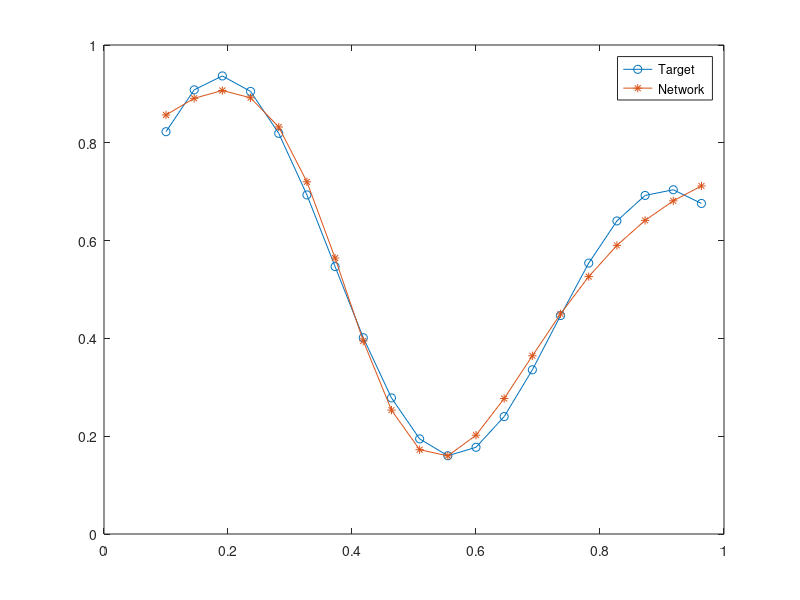

Write the MATLAB code that produced this figure.
clear; clc; close all;
x = 0.1:1/22:1;
target = (1 + 0.6*sin(2*pi*x/0.7) + 0.3*sin(2*pi*x)) / 2;
epoch = 10000;
eta = 0.1;

% Hidden layer.
w11_1 = rand(1);
b1_1 = 0;
w21_1 = rand(1);
w31_1 = rand(1);
w41_1 = rand(1);
b2_1 = 0;
b3_1 = 0;
b4_1 = 0;
% Output layer.
w11_2 = rand(1);
w21_2 = rand(1);
w31_2 = rand(1);
w41_2 = rand(1);
b1_2 = 0;
for j = 1:epoch
    for i = 1:length(x)
        % Forward pass.
        v1_1 = x(i)*w11_1 + b1_1;
        y1_1 = tanh(v1_1);
        v2_1 = x(i)*w21_1 + b2_1;
        v3_1 = x(i)*w31_1 + b3_1;
        v4_1 = x(i)*w41_1 + b4_1;
        y2_1 = tanh(v2_1);
        y3_1 = tanh(v3_1);
        y4_1 = tanh(v4_1);
        v1_2 = y1_1*w11_2 + y2_1*w21_2 + y3_1*w31_2 + y4_1*w41_2 + b1_2;
        y1_2 = v1_2;
        % Output error.
        e = target(i) - y1_2;

        % Calculate all deltas before updating weights.
        delta1_2 = e;
        delta1_1 = (1 - y1_1^2)*delta1_2*w11_2;
        delta2_1 = (1 - y2_1^2)*delta1_2*w21_2;
        delta3_1 = (1 - y3_1^2)*delta1_2*w31_2;
        delta4_1 = (1 - y4_1^2)*delta1_2*w41_2;

        % Update output weights and bias.
        w11_2 = w11_2 + eta*delta1_2*y1_1;
        w21_2 = w21_2 + eta*delta1_2*y2_1;
        w31_2 = w31_2 + eta*delta1_2*y3_1;
        w41_2 = w41_2 + eta*delta1_2*y4_1;
        b1_2 = b1_2 + eta*delta1_2;

        % Update hidden weights and biases.
        w11_1 = w11_1 + eta*delta1_1*x(i);
        b1_1 = b1_1 + eta*delta1_1;
        w21_1 = w21_1 + eta*delta2_1*x(i);
        w31_1 = w31_1 + eta*delta3_1*x(i);
        w41_1 = w41_1 + eta*delta4_1*x(i);
        b2_1 = b2_1 + eta*delta2_1;
        b3_1 = b3_1 + eta*delta3_1;
        b4_1 = b4_1 + eta*delta4_1;
    end

end

% Test after training.
x_naujas = 0.1:1/22:1;
target_naujas = (1 + 0.6*sin(2*pi*x_naujas/0.7) ...
    + 0.3*sin(2*pi*x_naujas)) / 2;
Y = zeros(size(x_naujas));
for i = 1:length(x_naujas)
    v1_1 = x_naujas(i)*w11_1 + b1_1;
    y1_1 = tanh(v1_1);
    v2_1 = x_naujas(i)*w21_1 + b2_1;
    v3_1 = x_naujas(i)*w31_1 + b3_1;
    v4_1 = x_naujas(i)*w41_1 + b4_1;
    y2_1 = tanh(v2_1);
    y3_1 = tanh(v3_1);
    y4_1 = tanh(v4_1);
    v1_2 = y1_1*w11_2 + y2_1*w21_2 + y3_1*w31_2 + y4_1*w41_2 + b1_2;
    y1_2 = v1_2;
    Y(i) = y1_2;
end
plot(x_naujas, target_naujas, '-o')
hold on
plot(x_naujas, Y, '-*')
legend('Target', 'Network')
